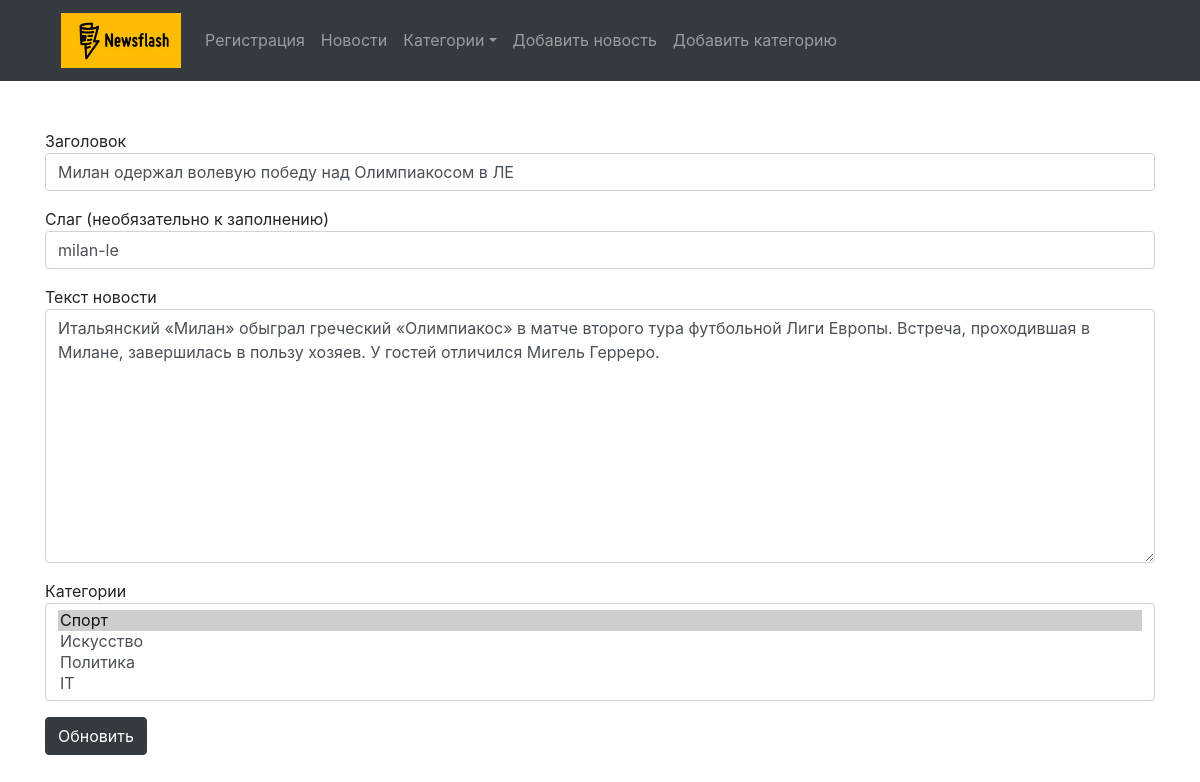
The page /news/milan-le/update/ (signed in) on the database its author committed.
### news_portal/models.py (models this page shows, shortened)
class Post(models.Model):
    title = models.CharField(max_length=150, db_index=True)
    slug = models.SlugField(max_length=150, blank=True, unique=True)
    body = models.TextField(blank=True, db_index=True)
    tags = models.ManyToManyField('Tag', blank=True, related_name = 'posts')
    date_pub = models.DateTimeField(auto_now_add=True)

### news_portal/views.py (the view, shortened to what this page needs)
# urls.py: path('news/<str:slug>/update/', PostUpdate.as_view(), name="news_update_url"),
class PostUpdate(View):
    def get(self, request, slug):
        if request.user.is_authenticated and request.user.is_staff:
            post = Post.objects.get(slug__iexact=slug)
            bound_form = PostForm(instance=post)
            return render(request, 'news_portal/news_update.html', context={"form": bound_form, 'post': post})
        else:
            return redirect('index')

### news_portal/forms.py (shortened to what this page needs)
class PostForm(forms.ModelForm):
    class Meta:
        model = Post
        fields = ['title', 'slug', 'body', 'tags']
        labels = {
            "title": "Заголовок",
            "slug": "Слаг (необязательно к заполнению)",
            "body": "Текст новости",
            "tags": "Категории"
        }
        widgets = {
            'title': forms.TextInput(attrs={'class': 'form-control'}),
            'slug': forms.TextInput(attrs={'class': 'form-control'}),
            'body': forms.Textarea(attrs={'class': 'form-control'}),
            'tags': forms.SelectMultiple(attrs={'class': 'form-control'})
        }

### news_portal/models.py (called while the page is built)
    def __str__(self):
        return '{}'.format(self.title)

### news_portal/templates/news_portal/news_update.html (shortened to what this page needs)
{% extends 'news_portal/base_news.html' %}
{% block content %}
<div class="col-md-12">
  <form action="{{ news.get_update_url }}" method="post">
    {% for field in form %}
      <fieldset class="form-group">
        {{ field.label }}
        {{ field }}
      </fieldset>
    {% endfor %}
    <button type="submit" class="btn btn-dark">Обновить</button>
  </form>
</div>
{% endblock %}

### rows shown on the page
Post: form "Милан одержал волевую победу над Олимпиакосом в ЛЕ" "milan-le" "Итальянский «Милан» обыграл греческий «Олимпиакос» в матче второго тура футбольной Лиги Европы. Встреча, проходившая в Милане, завершилась в пользу хозяев. У гостей отличился Мигель Герреро."

### other values the page prints
{{ field.label }} "Заголовок" "Слаг (необязательно к заполнению)" "Текст новости" "Категории"
